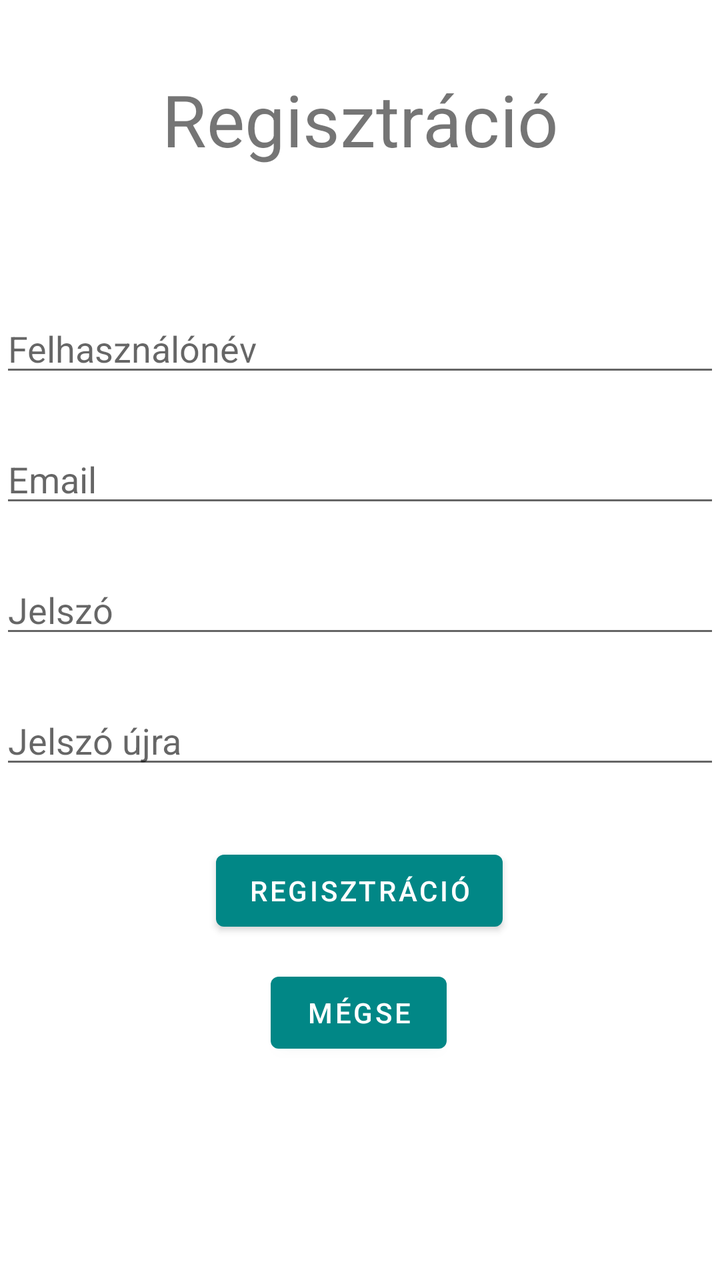
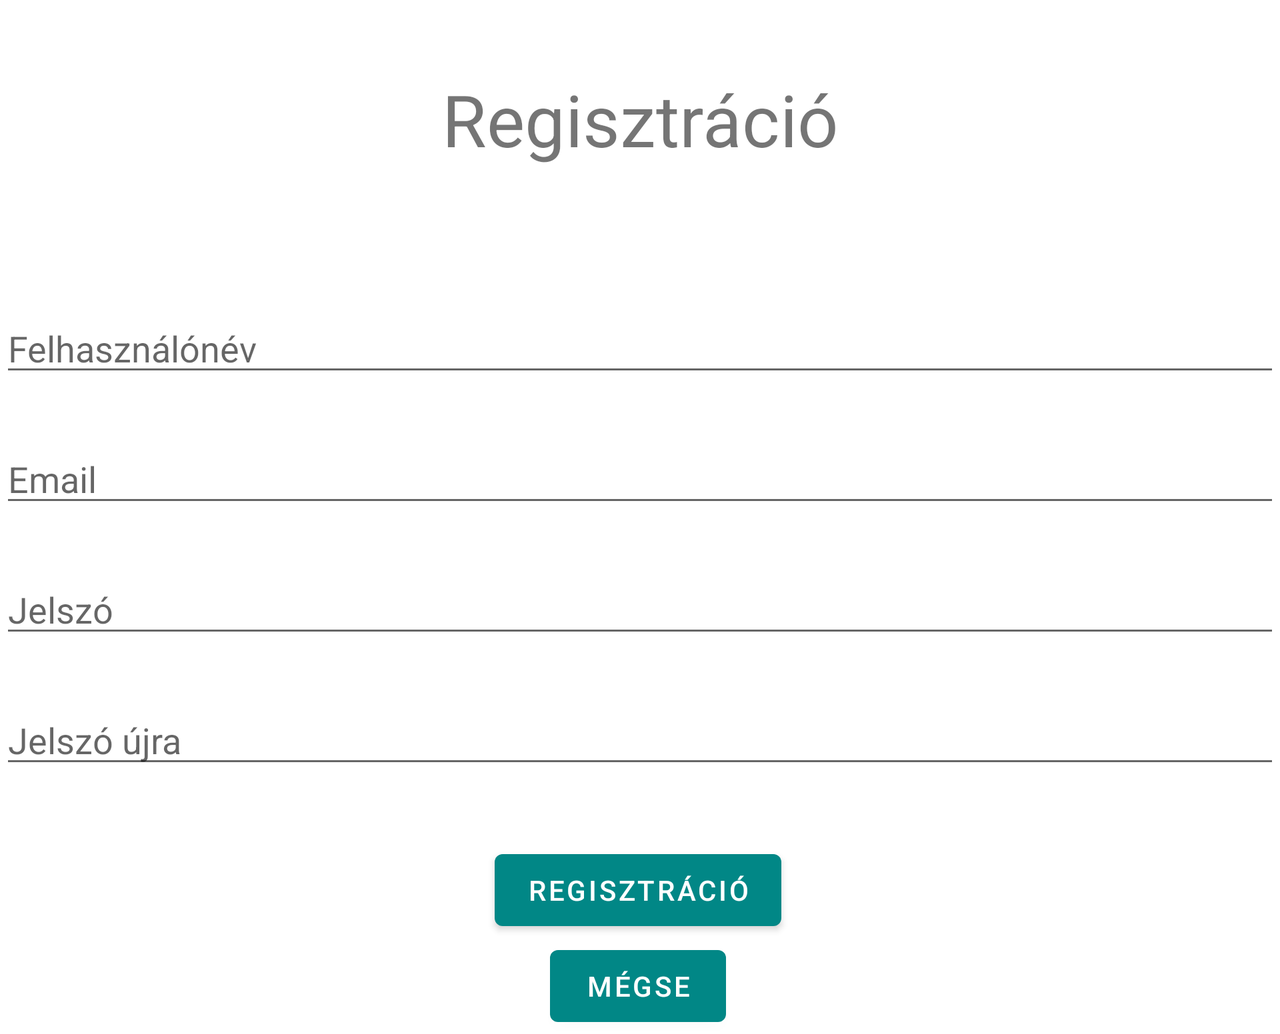

The same Android screen from two of the app's own layout files: first res/layout/ as a phone draws it, then the repository's variant for another configuration, drawn on a device whose configuration selects that folder. Both files follow.
<!-- AndroidManifest.xml: application theme Theme.Exchange -->
<!-- res/layout/activity_regist.xml -->
<?xml version="1.0" encoding="utf-8"?>
<androidx.constraintlayout.widget.ConstraintLayout xmlns:android="http://schemas.android.com/apk/res/android"
    xmlns:app="http://schemas.android.com/apk/res-auto"
    xmlns:tools="http://schemas.android.com/tools"
    android:layout_width="match_parent"
    android:layout_height="match_parent"
    tools:context=".RegistActivity">

    <TextView
        android:id="@+id/textView2"
        android:layout_width="wrap_content"
        android:layout_height="wrap_content"
        android:text="@string/registration"
        android:textSize="36sp"
        app:layout_constraintBottom_toTopOf="@+id/editTextTextUserName"
        app:layout_constraintEnd_toEndOf="parent"
        app:layout_constraintStart_toStartOf="parent"
        app:layout_constraintTop_toTopOf="parent"
        app:layout_constraintVertical_bias="0.34" />

    <EditText
        android:id="@+id/editTextTextUserName"
        android:layout_width="match_parent"
        android:layout_height="wrap_content"
        android:layout_marginTop="152dp"
        android:ems="10"
        android:hint="@string/user_name"
        android:inputType="textPersonName"
        app:layout_constraintTop_toTopOf="parent"
        tools:layout_editor_absoluteX="0dp" />

    <EditText
        android:id="@+id/editTextTextEmailAddressReg"
        android:layout_width="match_parent"
        android:layout_height="wrap_content"
        android:layout_marginTop="24dp"
        android:ems="10"
        android:hint="@string/email"
        android:inputType="textEmailAddress"
        app:layout_constraintTop_toBottomOf="@+id/editTextTextUserName"
        tools:layout_editor_absoluteX="16dp" />

    <EditText
        android:id="@+id/editTextTextPasswordReg"
        android:layout_width="match_parent"
        android:layout_height="wrap_content"
        android:layout_marginTop="24dp"
        android:ems="10"
        android:hint="@string/password"
        android:inputType="textPassword"
        app:layout_constraintTop_toBottomOf="@+id/editTextTextEmailAddressReg"
        tools:layout_editor_absoluteX="100dp" />



    <EditText
        android:id="@+id/editTextTextPasswordAgain"
        android:layout_width="match_parent"
        android:layout_height="wrap_content"
        android:layout_marginTop="24dp"
        android:ems="10"
        android:hint="@string/pass_again"
        android:inputType="textPassword"
        app:layout_constraintTop_toBottomOf="@+id/editTextTextPasswordReg"
        tools:layout_editor_absoluteX="100dp" />

    <Button
        android:id="@+id/button"
        android:layout_width="wrap_content"
        android:layout_height="wrap_content"
        android:layout_marginTop="32dp"
        android:text="@string/registration"
        app:layout_constraintEnd_toEndOf="parent"
        app:layout_constraintHorizontal_bias="0.498"
        app:layout_constraintStart_toStartOf="parent"
        app:layout_constraintTop_toBottomOf="@+id/editTextTextPasswordAgain" />

    <Button
        android:id="@+id/button2"
        android:layout_width="wrap_content"
        android:layout_height="wrap_content"
        android:text="@string/cancel"
        android:onClick="cancel"
        app:layout_constraintBottom_toBottomOf="parent"
        app:layout_constraintEnd_toEndOf="parent"
        app:layout_constraintHorizontal_bias="0.498"
        app:layout_constraintStart_toStartOf="parent"
        app:layout_constraintTop_toBottomOf="@+id/button"
        app:layout_constraintVertical_bias="0.105"
        tools:ignore="UsingOnClickInXml" />
</androidx.constraintlayout.widget.ConstraintLayout>
<!-- resources referenced by this layout -->
<resources>
  <string name="cancel">Mégse</string>
  <string name="email">Email</string>
  <string name="pass_again">Jelszó újra</string>
  <string name="password">Jelszó</string>
  <string name="registration">Regisztráció</string>
  <string name="user_name">Felhasználónév</string>
  <style name="Theme.Exchange" parent="Theme.MaterialComponents.DayNight.DarkActionBar">
          
          <item name="colorPrimary">@color/teal_700</item>
          <item name="colorPrimaryVariant">@color/teal_1</item>
          <item name="colorOnPrimary">@color/white</item>
          
          <item name="colorSecondary">@color/teal_1</item>
          <item name="colorSecondaryVariant">@color/teal_700</item>
          <item name="colorOnSecondary">@color/black</item>
          
          <item name="android:statusBarColor" tools:targetApi="l">?attr/colorPrimaryVariant</item>
          
      </style>
  <color name="teal_700">#FF018786</color>
  <color name="teal_1">#8FB6B6</color>
  <color name="white">#FFFFFFFF</color>
  <color name="black">#FF000000</color>
</resources>
<!-- res/layout-land/activity_regist.xml (the repository's variant of the layout above) -->
<!-- drawn on the phone turned sideways -->
<?xml version="1.0" encoding="utf-8"?>
<ScrollView
    xmlns:android="http://schemas.android.com/apk/res/android"
    android:layout_width="fill_parent"
    android:layout_height="fill_parent">
    <androidx.constraintlayout.widget.ConstraintLayout xmlns:app="http://schemas.android.com/apk/res-auto"
        xmlns:tools="http://schemas.android.com/tools"
        android:layout_width="match_parent"
        android:layout_height="match_parent"
        tools:context=".RegistActivity">

        <TextView
            android:id="@+id/textView2"
            android:layout_width="wrap_content"
            android:layout_height="wrap_content"
            android:text="@string/registration"
            android:textSize="36sp"
            app:layout_constraintBottom_toTopOf="@+id/editTextTextUserName"
            app:layout_constraintEnd_toEndOf="parent"
            app:layout_constraintStart_toStartOf="parent"
            app:layout_constraintTop_toTopOf="parent"
            app:layout_constraintVertical_bias="0.34" />

        <EditText
            android:id="@+id/editTextTextUserName"
            android:layout_width="match_parent"
            android:layout_height="wrap_content"
            android:layout_marginTop="152dp"
            android:ems="10"
            android:hint="@string/user_name"
            android:inputType="textPersonName"
            app:layout_constraintTop_toTopOf="parent"
            tools:layout_editor_absoluteX="0dp" />

        <EditText
            android:id="@+id/editTextTextEmailAddressReg"
            android:layout_width="match_parent"
            android:layout_height="wrap_content"
            android:layout_marginTop="24dp"
            android:ems="10"
            android:hint="@string/email"
            android:inputType="textEmailAddress"
            app:layout_constraintTop_toBottomOf="@+id/editTextTextUserName"
            tools:layout_editor_absoluteX="16dp" />

        <EditText
            android:id="@+id/editTextTextPasswordReg"
            android:layout_width="match_parent"
            android:layout_height="wrap_content"
            android:layout_marginTop="24dp"
            android:ems="10"
            android:hint="@string/password"
            android:inputType="textPassword"
            app:layout_constraintTop_toBottomOf="@+id/editTextTextEmailAddressReg"
            tools:layout_editor_absoluteX="100dp" />



        <EditText
            android:id="@+id/editTextTextPasswordAgain"
            android:layout_width="match_parent"
            android:layout_height="wrap_content"
            android:layout_marginTop="24dp"
            android:ems="10"
            android:hint="@string/pass_again"
            android:inputType="textPassword"
            app:layout_constraintTop_toBottomOf="@+id/editTextTextPasswordReg"
            tools:layout_editor_absoluteX="100dp" />

        <Button
            android:id="@+id/button"
            android:layout_width="wrap_content"
            android:layout_height="wrap_content"
            android:layout_marginTop="32dp"
            android:text="@string/registration"
            app:layout_constraintEnd_toEndOf="parent"
            app:layout_constraintHorizontal_bias="0.498"
            app:layout_constraintStart_toStartOf="parent"
            app:layout_constraintTop_toBottomOf="@+id/editTextTextPasswordAgain" />

        <Button
            android:id="@+id/button2"
            android:layout_width="wrap_content"
            android:layout_height="wrap_content"
            android:text="@string/cancel"
            android:onClick="cancel"
            app:layout_constraintBottom_toBottomOf="parent"
            app:layout_constraintEnd_toEndOf="parent"
            app:layout_constraintHorizontal_bias="0.498"
            app:layout_constraintStart_toStartOf="parent"
            app:layout_constraintTop_toBottomOf="@+id/button"
            app:layout_constraintVertical_bias="0.105"
            tools:ignore="UsingOnClickInXml" />
    </androidx.constraintlayout.widget.ConstraintLayout>
</ScrollView>
